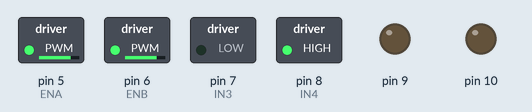
Simulated run of this sketch. Board: Arduino Uno, built with avr-gcc and run on an emulated ATmega328P. Parts: switched loads named in the sketch (green lamp = pin HIGH), output pins drawn as LEDs (lit = HIGH).

Above: at 0.05 s.
At 2.05 s:
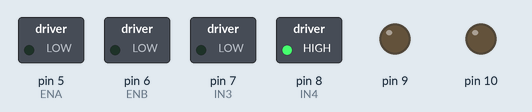
At 3.5 s:
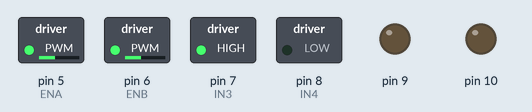
At 6.95 s:
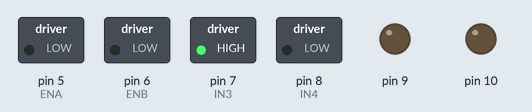
Timing chart, 0 to 9.1 s (numbered marks = the images above):
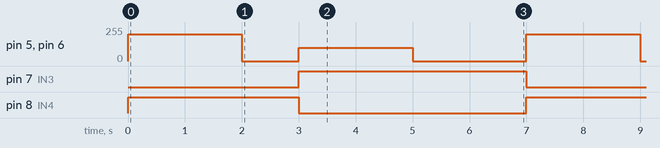

Measured:
- by itself, pin 5 (ENA), pin 6 (ENB): repeats every 7.0 s: 0/255 1.0 s, 100/255 2.0 s, 0/255 2.0 s, 200/255 2.0 s
- by itself, pin 7 (IN3): alternates HIGH for 4.0 s and LOW for 3.0 s
- by itself, pin 8 (IN4): alternates HIGH for 3.0 s and LOW for 4.0 s

The sketch:

L298N_Motor_Driver.ino
```cpp
int IN1=2;
int IN2=4;
int IN3=7;
int IN4=8;
int ENA=5;
int ENB=6;
void setup()
{
for (int i = 5; i <11; i ++)
  {
    pinMode(i, OUTPUT);
  }
}
void loop()
{
  // rotate CW
 digitalWrite(IN1,LOW);
 digitalWrite(IN2,HIGH);
analogWrite(ENA,200);
 digitalWrite(IN3,LOW);
 digitalWrite(IN4,HIGH);
analogWrite(ENB,200);
 delay(2000);
 // pause for 2S
 analogWrite(ENA,0);
analogWrite(ENB,0);
 delay(1000);
 // rotate CCW
 digitalWrite(IN1,HIGH);
 digitalWrite(IN2,LOW);
 analogWrite(ENA,100);
 digitalWrite(IN3,HIGH);
 digitalWrite(IN4,LOW);
analogWrite(ENB,100);
 delay(2000);
 // pause for 2S
 analogWrite(ENA,0);
analogWrite(ENB,0);
 delay(2000);
}
```
